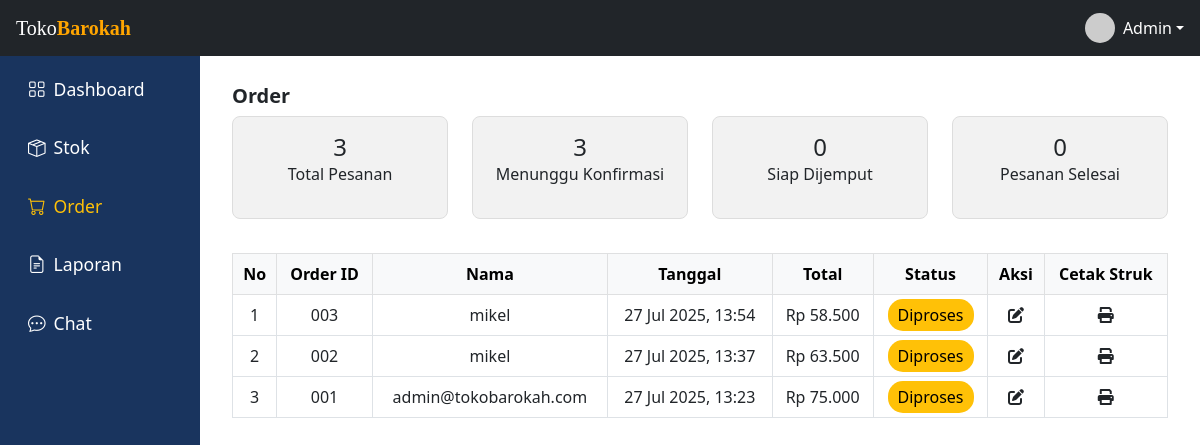
/views/admin/order.php (signed in), run on an earlier commit of the app's database.
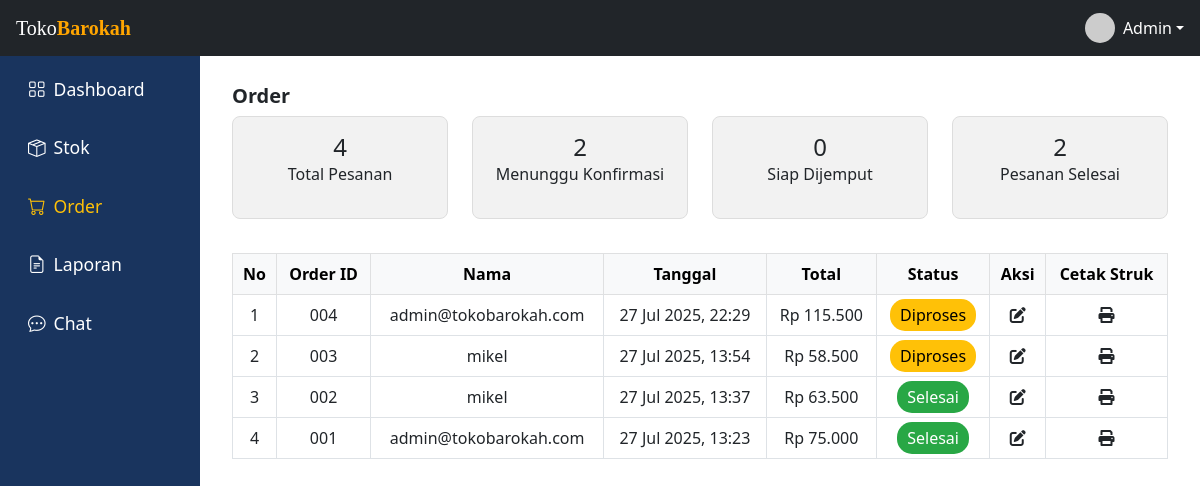
And on a later commit of the database.
### tables this page shows
CREATE TABLE `orders` (
  `id` int(11) NOT NULL,
  `user_id` int(11) DEFAULT NULL,
  `order_date` datetime DEFAULT current_timestamp(),
  `total_amount` decimal(10,2) DEFAULT NULL,
  `status` enum('diproses','siap_dijemput','selesai') DEFAULT 'diproses'
);

CREATE TABLE `users` (
  `id` int(11) NOT NULL,
  `email` varchar(100) NOT NULL,
  `password` varchar(255) NOT NULL,
  `role` enum('admin','user') NOT NULL DEFAULT 'user',
  `created_at` timestamp NOT NULL DEFAULT current_timestamp()
);

### system/config.php (called while the page is built, shortened)
<?php
class URL {
    public static function base($path = '') {
        return Config::BASE_URL . ltrim($path, '/');
    }
}
?>

### views/admin/order.php (the view, shortened to what this page needs)
<?php
require_once '../../includes/auth_check.php';
$query = "SELECT o.id, o.order_date, o.total_amount, o.status, u.email as nama_user
          FROM orders o
          LEFT JOIN users u ON o.user_id = u.id
          ORDER BY o.order_date DESC";
$stmt = $pdo->prepare($query);
$stmt->execute();
$orders = $stmt->fetchAll(PDO::FETCH_ASSOC);
$stats_query = "SELECT
    COUNT(*) as total_pesanan,
    SUM(CASE WHEN status = 'diproses' THEN 1 ELSE 0 END) as menunggu_konfirmasi,
    SUM(CASE WHEN status = 'siap_dijemput' THEN 1 ELSE 0 END) as siap_dijemput,
    SUM(CASE WHEN status = 'selesai' THEN 1 ELSE 0 END) as pesanan_selesai
    FROM orders";
$stats_stmt = $pdo->prepare($stats_query);
$stats_stmt->execute();
$stats = $stats_stmt->fetch(PDO::FETCH_ASSOC);
?>
<!DOCTYPE html>
<html lang="id">
<head>
    <link href="https://cdn.jsdelivr.net/npm/bootstrap@5.3.0/dist/css/bootstrap.min.css" rel="stylesheet" />
    <link href="https://cdn.jsdelivr.net/npm/bootstrap-icons@1.10.5/font/bootstrap-icons.css" rel="stylesheet" />
    <link rel="stylesheet" href="https://cdnjs.cloudflare.com/ajax/libs/font-awesome/6.0.0-beta3/css/all.min.css">
    <link rel="stylesheet" href="../../assets/css/admin.css">
    <link rel="stylesheet" href="https://cdn.jsdelivr.net/npm/sweetalert2@11/dist/sweetalert2.min.css">
</head>
<body>
    <?php include '../../includes/header_admin.php' ?>
    <div class="d-flex">
        <?php $activePage = 'order'; ?>
        <div class="col-md-2 d-none d-md-block" style="background-color: #19345e; height: 100vh;">
            <?php include '../../includes/sidebar.php'; ?>
        </div>
        <div class="col-md-10">
            <div class="main-content">
                <h5><strong>Order</strong></h5>
                <div class="row mb-4">
                    <div class="col-md-3">
                        <div class="card-box">
                            <h3><?php echo $stats['total_pesanan']; ?></h3>
                            <p>Total Pesanan</p>
                        </div>
                    </div>
                    <div class="col-md-3">
                        <div class="card-box">
                            <h3><?php echo $stats['menunggu_konfirmasi']; ?></h3>
                            <p>Menunggu Konfirmasi</p>
                        </div>
                    </div>
                    <div class="col-md-3">
                        <div class="card-box">
                            <h3><?php echo $stats['siap_dijemput']; ?></h3>
                            <p>Siap Dijemput</p>
                        </div>
                    </div>
                    <div class="col-md-3">
                        <div class="card-box">
                            <h3><?php echo $stats['pesanan_selesai']; ?></h3>
                            <p>Pesanan Selesai</p>
                        </div>
                    </div>
                </div>
                <div class="table-responsive">
                    <table class="table table-bordered text-center align-middle bg-white">
                        <thead class="table-light">
                            <tr>
                                <th>No</th>
                                <th>Order ID</th>
                                <th>Nama</th>
                                <th>Tanggal</th>
                                <th>Total</th>
                                <th>Status</th>
                                <th>Aksi</th>
                                <th>Cetak Struk</th>
                            </tr>
                        </thead>
                        <tbody>
                            <?php if (empty($orders)): ?>
                                <tr>
                                    <td colspan="8">Tidak ada pesanan</td>
                                </tr>
                            <?php else: ?>
                                <?php foreach ($orders as $index => $order): ?>
                                    <tr>
                                        <td><?php echo $index + 1; ?></td>
                                        <td><?php echo str_pad($order['id'], 3, '0', STR_PAD_LEFT); ?></td>
                                        <td><?php echo htmlspecialchars($order['nama_user']); ?></td>
                                        <td><?php echo date('d M Y, H:i', strtotime($order['order_date'])); ?></td>
                                        <td>Rp <?php echo number_format($order['total_amount'], 0, ',', '.'); ?></td>
                                        <td>
                                            <span class="badge-<?php echo str_replace(' ', '-', $order['status']); ?>">
                                                <?php
                                                switch ($order['status']) {
                                                    case 'diproses':
                                                        echo 'Diproses';
                                                        break;
                                                    case 'selesai':
                                                        echo 'Selesai';
                                                        break;
                                                }
                                                ?>
                                            </span>
                                        </td>
                                        <td>
                                            <i class="fa-solid fa-pen-to-square action-icons"
                                                onclick="editStatus(<?php echo $order['id']; ?>, '<?php echo $order['status']; ?>')"
                                                title="Edit Status"></i>
                                        </td>
                                        <td>
                                            <i class="fa-solid fa-print action-icons"
                                                onclick="printReceipt(<?php echo $order['id']; ?>)" title="Cetak Struk"></i>
                                        </td>
                                    </tr>
                                <?php endforeach; ?>
                            <?php endif; ?>
                        </tbody>
                    </table>
                </div>
            </div>
        </div>
    </div>
</body>
</html>

### includes/header_admin.php (shortened to what this page needs)
<?php
require_once $_SERVER['DOCUMENT_ROOT'] . '/WarungOnline/system/config.php';
?>
<nav class="navbar fixed-top navbar-expand-lg navbar-dark bg-dark justify-content-between px-3">
  <a class="navbar-brand" href="<?= URL::base(''); ?>" style="font-family: 'Consolas'; !important;"><span
      style="color: white;">Toko</span><b style="color: orange;">Barokah</b></a>
  <div class="dropdown">
    <a class="d-flex align-items-center text-decoration-none dropdown-toggle text-decoration-none" href="#"
      id="adminDropdown" role="button" data-bs-toggle="dropdown" aria-expanded="false" style="color: white;">
      <img src="https://api.dicebear.com/7.x/adventurer-neutral/svg?seed=mail@ashallendesign.co.uk" alt="Profile"
        class="rounded-circle me-2" width="30" height="30">
      <span class="d-none d-sm-inline">Admin</span>
    </a>
  </div>
</nav>

### includes/sidebar.php
<div class="sidebar" id="sidebar">
    <a href="<?= URL::base('views/admin/dashboard.php') ?>" class="<?= ($activePage == 'dashboard') ? 'active' : '' ?>">
        <i class="bi bi-grid"></i>
        Dashboard
    </a>
    <a href="<?= URL::base('views/admin/stok.php') ?>" class="<?= ($activePage == 'stok') ? 'active' : '' ?>">
        <i class="bi bi-box-seam"></i> Stok
    </a>
    <a href="<?= URL::base('views/admin/order.php') ?>" class="<?= ($activePage == 'order') ? 'active' : '' ?>">
        <i class="bi bi-cart"></i> Order
    </a>
    <a href="<?= URL::base('views/admin/laporan.php') ?>" class="<?= ($activePage == 'laporan') ? 'active' : '' ?>">
        <i class="bi bi-file-earmark-text"></i> Laporan
    </a>
    <a href="#" class="<?= ($activePage == 'chat') ? 'active' : '' ?>">
        <i class="bi bi-chat-dots"></i> Chat
    </a>
</div>

### assets/css/admin.css (style rules this page uses)
body { font-family: "Segoe UI", sans-serif; padding-top: 52px; }
.sidebar { position: fixed; height: 100vh; color: white; padding: 1rem; }
.sidebar a { color: white; text-decoration: none; display: flex; align-items: center; margin-bottom: 1rem; font-size: 1.1rem; font-weight: 500; padding: 8px 12px; border-radius: 6px; }
.sidebar a.active, .sidebar a:hover { color: #ffc107; }
.sidebar a i { margin-right: 8px; }
.main-content { padding: 2rem; }
#sidebar { transition: all 1s; }
.table thead { background-color: orange; color: white; }
.card-box { background-color: #f2f2f2; padding: 1rem; border: 1px solid #ddd; border-radius: 8px; text-align: center; margin-bottom: 10px; }
.card-box h3 { margin: 0; font-size: 1.5rem; }
.badge-selesai { background-color: #28a745; color: white; padding: 4px 8px; border-radius: 5px; }

### views/admin/order.php (style rules this page uses)
.badge-diproses { background: #ffc107; color: #000; padding: 5px 10px; border-radius: 15px; }
.badge-selesai { background: #28a745; color: #fff; padding: 5px 10px; border-radius: 15px; }
.action-icons { cursor: pointer; margin: 0 5px; }

What changed in the data, as far as the page shows it:
added orders: id "004", user.email "admin@tokobarokah.com", order_date "27 Jul 2025, 22:29", total_amount "115.500", status "Diproses"
changed orders "27 Jul 2025, 13:37": status "Diproses" → "Selesai"
changed orders "27 Jul 2025, 13:23": status "Diproses" → "Selesai"
Also different on the page:
$stats['total_pesanan']: "3" → "4"
$stats['menunggu_konfirmasi']: "3" → "2"
$stats['pesanan_selesai']: "0" → "2"
